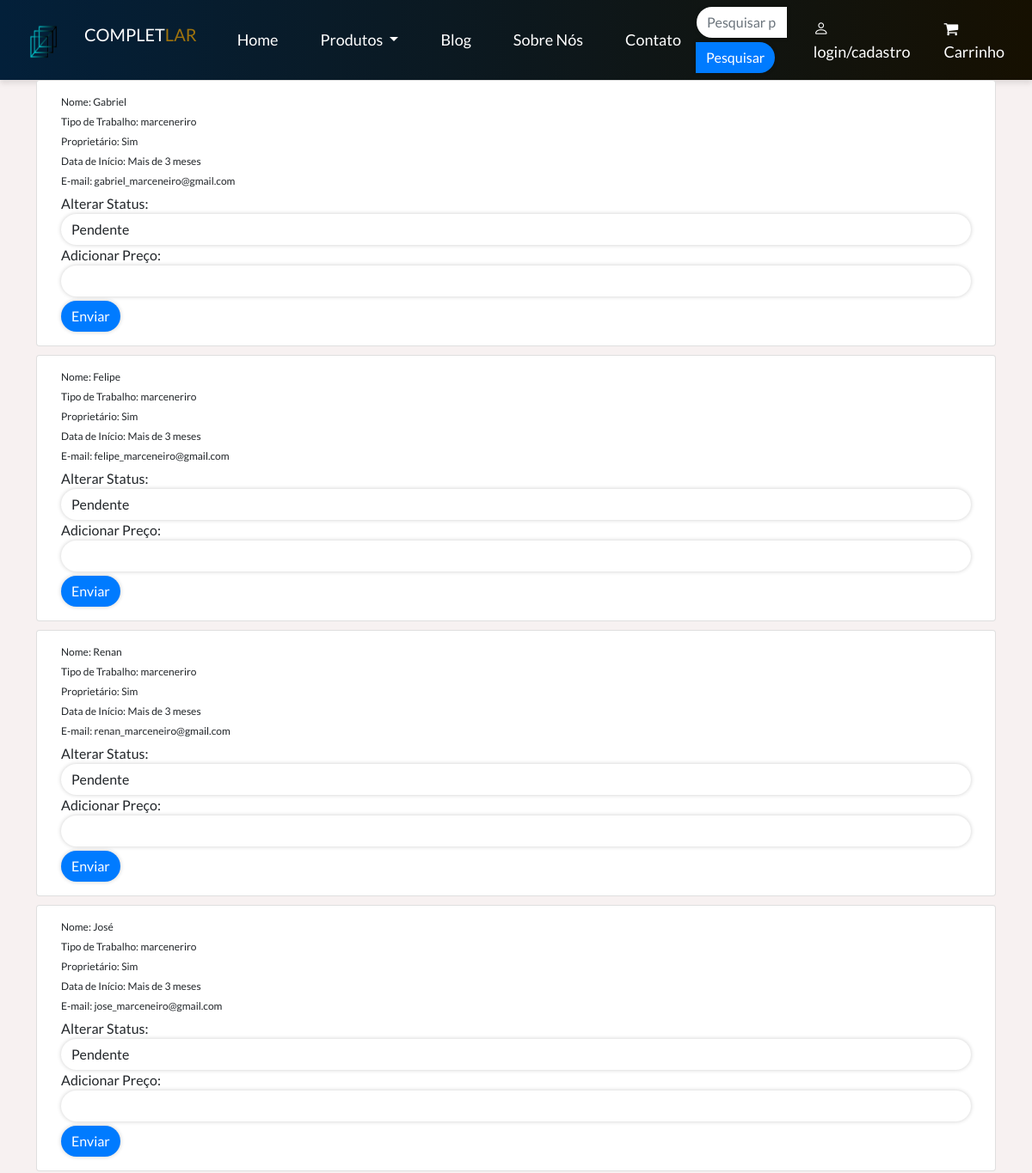
Before: /administrador/Marceneiro/marceneiro.php (upper part) with the older database file.
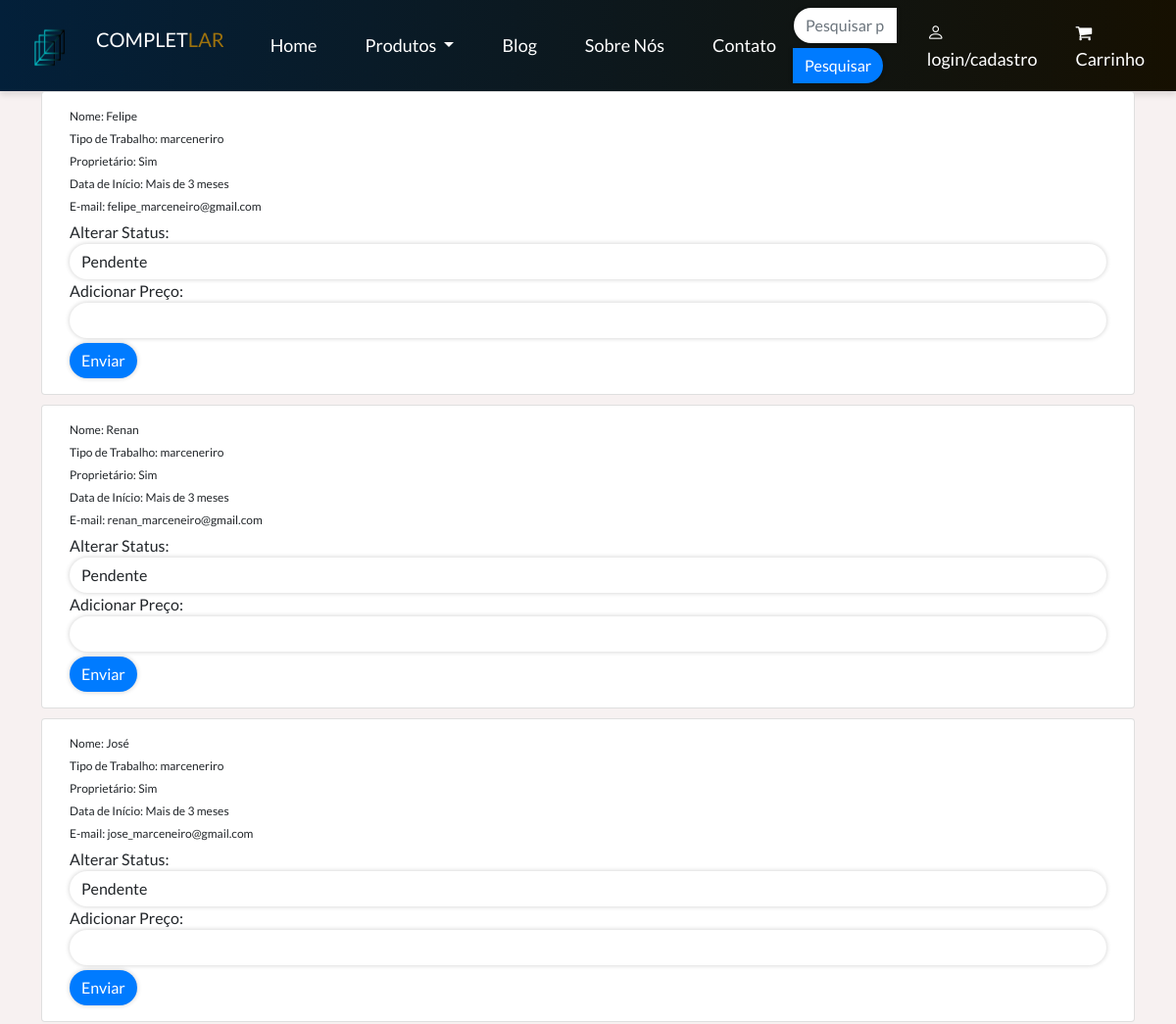
After: the same page with the newer database file.
### tables this page shows
CREATE TABLE `orcamentos` (
  `id` int(11) NOT NULL,
  `tipoTrabalho` varchar(255) DEFAULT NULL,
  `cep` varchar(50) DEFAULT NULL,
  `budget` varchar(5) DEFAULT NULL,
  `ownership` varchar(5) DEFAULT NULL,
  `startDate` varchar(20) DEFAULT NULL,
  `additionalDetails` text DEFAULT NULL,
  `nome` varchar(255) DEFAULT NULL,
  `email` varchar(255) DEFAULT NULL,
  `phone` varchar(20) DEFAULT NULL,
  `privacyPolicy` tinyint(1) DEFAULT NULL,
  `receivePromotions` tinyint(1) DEFAULT NULL,
  `status` enum('Pendente','Aprovado','Rejeitado') DEFAULT NULL,
  `caminho_imagem` blob NOT NULL
);

### administrador/Marceneiro/marceneiro.php (the view, shortened to what this page needs)
<!DOCTYPE html>
<html lang="pt-br">
<head>
    <link href="https://cdn.jsdelivr.net/npm/bootstrap@5.3.2/dist/css/bootstrap.min.css" rel="stylesheet">
</head>
<body>
<?php include 'header2.php'; ?>
<div class="container">
    <div class="row justify-content-center align-items-center">
        <?php
        try {
            $conn = new PDO("mysql:host=localhost;dbname=completlar", "root", "");
            $conn->setAttribute(PDO::ATTR_ERRMODE, PDO::ERRMODE_EXCEPTION);
            $sql = "SELECT * FROM orcamentos";
            $result = $conn->query($sql);
            if ($result->rowCount() > 0) {
                while ($row = $result->fetch(PDO::FETCH_ASSOC)) {
                    echo '<div class="card">';
                    echo '<div class="card-body">';
                    echo '<p class="card-text">Nome: ' . $row["nome"] . '</p>';
                    echo '<p class="card-text">Tipo de Trabalho: ' . $row["tipoTrabalho"] . '</p>';
                    echo '<p class="card-text">Proprietário: ' . $row["ownership"] . '</p>';
                    echo '<p class="card-text">Data de Início: ' . $row["startDate"] . '</p>';
                    echo '<p class="card-text">E-mail: ' . $row["email"] . '</p>';
                    echo '<form action="process_aprovar_orcamento.php" method="post">';
                    echo '<label for="status">Alterar Status: </label>';
                    echo '<select class="form-control" id="status" name="status">';
                    echo '<option value="Pendente">Pendente</option>';
                    echo '</select>';
                    echo '<label for="price">Adicionar Preço: </label>';
                    echo '<input type="text" name="price" class="form-control">';
                    echo '<button type="submit" class="btn btn-primary">Enviar</button>';
                    echo '</form>';
                    echo '</div>';
                    echo '</div>';
                }
            } else {
                echo 'Nenhum orçamento pendente.';
            }
        } catch (PDOException $e) {
            echo "Erro ao conectar ao banco de dados: " . $e->getMessage();
        }
        ?>
    </div>
</div>
</body>
</html>

Changed rows visible on the page:
removed orcamentos: nome "Gabriel", tipoTrabalho "marceneriro", ownership "Sim", startDate "Mais de 3 meses", email "gabriel_marceneiro@gmail.com"
